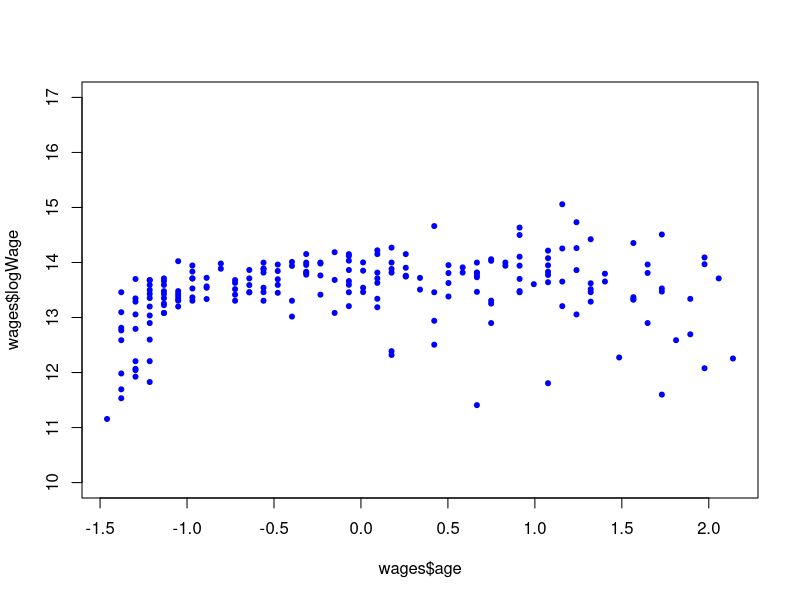
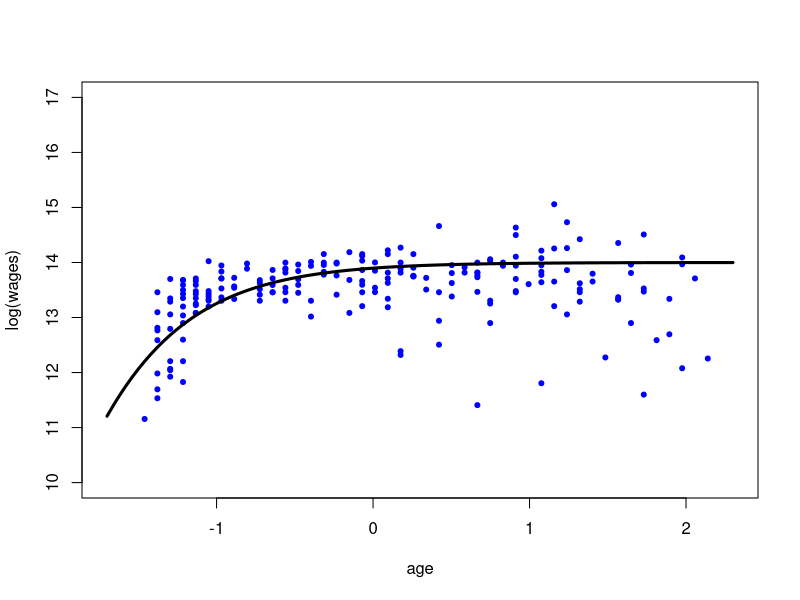
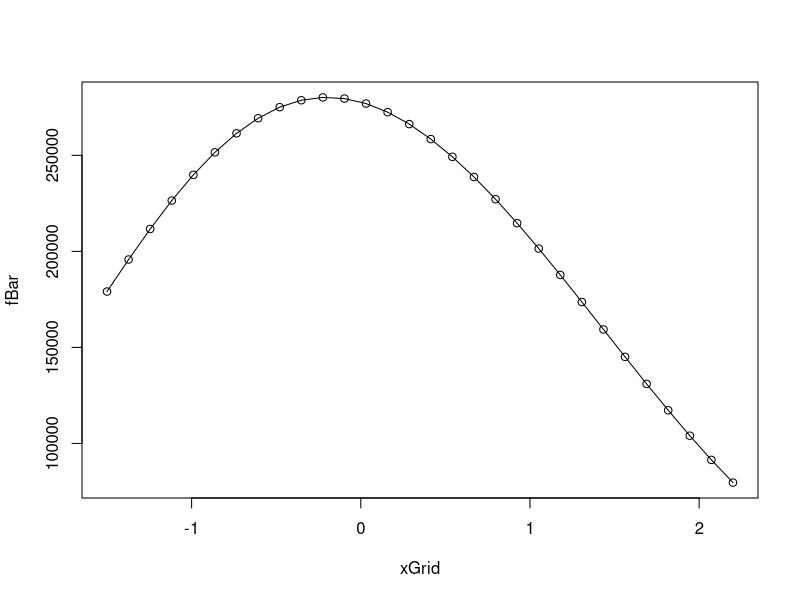

Generate these figures, in order, with R:

meanFunc<-function(xValues,func=NULL){
  if(is.null(func)) return(rep(0,length(xValues)))
  yValues<-func(xValues)
  return(yValues)
}

SqrExpCov<-function(x1,x2,sigma=1,lengthScale=1){
  if(lengthScale<=0) stop("Values of lengthScale not allowed")
  if(sigma<=0) stop("Values of sigma not allowed")
  covVal<-sigma^2*exp(((x1-x2)^2)/(-2*lengthScale))
  return(covVal)
}


createCovMatrix<-function(xVal,yVal=NULL,covFunc,...){
  index<-1:length(xVal)
#   indexMat<-as.matrix(expand.grid(index,index))
#   covValues<-covFunc(x1=indexMat[,1],x2=indexMat[,2],...)
#   covMat<-matrix(0,length(xVal),length(xVal))
#   covMat[indexMat]<-covValues

  if(is.null(yVal)){
    covMat<-matrix(0,length(xVal),length(xVal))
    for(i in 1:length(xVal)){
      for(j in 1:length(xVal)){
        covMat[i,j]<-covFunc(x1=xVal[i],x2=xVal[j],...)
      } 
    }
  }else {
    covMat<-matrix(0,nrow=length(yVal),ncol=length(xVal))
    for(i in 1:length(yVal)){  # rows 
      for(j in 1:length(xVal)){ # cols
        covMat[i,j]<-covFunc(x1=yVal[i],x2=xVal[j],...)
      } 
    }
    colnames(covMat)<-paste("xVal",round(xVal,3))
    rownames(covMat)<-paste("yVal",round(yVal,3))
  }
  return(covMat)
}

sampleGP<-function(noDraw,xVal,covFunc,func=NULL,onlyPara=FALSE,...){
  meanVal<-meanFunc(xVal,func=func)
  covMat<-createCovMatrix(xVal=xVal,covFunc=covFunc,...)
  if(onlyPara){
    return(list(covMat=covMat,means=meanVal))
  } 
  library(MASS)
  draws<-mvrnorm(n=noDraw,mu=meanVal,Sigma=covMat)
  colnames(draws)<-xVal
  rownames(draws)<-1:noDraw
  res<-list(draws=draws,covMat=covMat,means=meanVal)
  return(res)
}

plotGP<-function(drawMatrix){
  maxVal<-max(drawMatrix)
  minVal<-min(drawMatrix)
  noDraws<-dim(drawMatrix)[1]
  if(noDraws==1) {
    plot(x=as.numeric(colnames(drawMatrix)),y=drawMatrix[1,], type="l", xlab="t",ylab="y")
  }else{
    plot(x=as.numeric(colnames(drawMatrix)),y=drawMatrix[1,], type="l", 
         xlab="t",ylab="y",ylim=c(minVal,maxVal))
    for(i in 2:noDraws)
    lines(x=as.numeric(colnames(drawMatrix)),y=drawMatrix[i,])
  }
}

meanWages<-function(x){
  y<-14*tanh(x+2.8)
  return(y)
}



#draw<-sampleGP(noDraw=20,xVal=seq(-6,6,length.out=100),covFunc=SqrExpCov,lengthScale=2,sigma=1,func=sin)
#draw<-sampleGP(noDraw=20,xVal=seq(-6,6,length.out=100),covFunc=SqrExpCov,lengthScale=2,sigma=1,func=sin,onlyPara=T)
#round(draw$covMat,4)
#image(draw$covMat)
#plotGP(drawMatrix=draw$draws)

# data:
wages<-read.delim(file="Gaussian processes/CanadianWages2.csv",sep=" ")
# standardize data:
wages$age<-scale(wages$age)
plot(wages$age,wages$logWage,pch=20,ylim=c(10,17),col="blue")
# calculate posterior

# prior:
# let l=1 and sigma=1 (change those later)
# assume sigmaError to be sd of data
sigmaError<-sd(wages$logWage)

# prior mean function:
plot(wages$age,wages$logWage,pch=20,ylim=c(10,17),,xlim=c(-1.7,2.3),col="blue",xlab="age",ylab="log(wages)")
curve(expr=meanWages,from=-1.7,to=2.3,ylim=c(10,15),add=TRUE,lwd=3)

# posterior mean
# grid of xValues
xGrid<-seq(-1.5,2.2,length=30)

meanXgrid<-as.matrix(meanFunc(xValues=xGrid,func=meanWages))
xKxGrid<-createCovMatrix(xVal=wages$age,yVal=xGrid,covFunc=SqrExpCov,sigma=1)
sqrtKy<-sqrt(createCovMatrix(xVal=wages$age,covFunc=SqrExpCov,sigma=1)+sigmaError*diag(1,nrow=dim(wages)[1]))
yDiff<-wages$logWage-meanFunc(xValues=wages$age,func=meanWages)
#fBar<-xKxGrid%*%sqrtKy%*%wages$logWage
fBar<-meanXgrid+xKxGrid%*%sqrtKy%*%wages$logWage
#plot(x=wages$age,y=meanFunc(xValues=wages$age,func=meanWages),type="l")
#plot(x=xGrid,y=meanXgrid,type="l")
graphics.off()
plot(x=xGrid,y=fBar,type="o")




temp3<-createCovMatrix(xVal=xGrid,yVal=wages$age,covFunc=SqrExpCov)
temp2<-createCovMatrix(xVal=wages$age,yVal=xGrid,covFunc=SqrExpCov)
temp1<-createCovMatrix(xVal=wages$age,covFunc=SqrExpCov)
temp4<-createCovMatrix(xVal=xGrid,covFunc=SqrExpCov)
dim(temp2)
dim(temp3)
dim(temp1)
dim(temp4)







